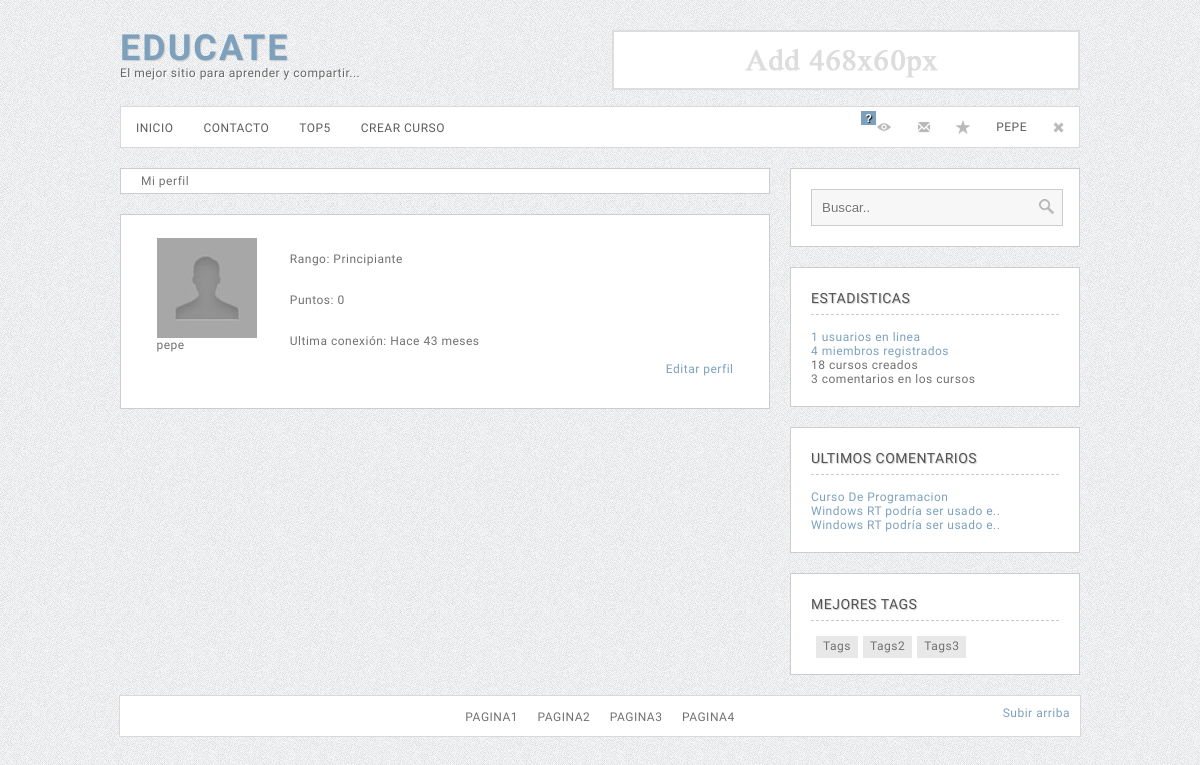
The app's page /user/perfil.php (signed in) with its own data.
### tables this page shows
CREATE TABLE `z_datos` (
  `id` int(11) NOT NULL,
  `nombre` varchar(50) NOT NULL,
  `url` varchar(100) NOT NULL,
  `email` varchar(100) NOT NULL
);

CREATE TABLE `z_users` (
  `id` int(11) NOT NULL,
  `nombre` varchar(50) NOT NULL,
  `password` varchar(60) NOT NULL,
  `recuperar` varchar(100) NOT NULL,
  `email` varchar(60) NOT NULL,
  `ultima` timestamp NOT NULL DEFAULT CURRENT_TIMESTAMP,
  `avatar` varchar(50) NOT NULL DEFAULT 'no_avatar.jpg',
  `rango` int(11) NOT NULL,
  `lema` text NOT NULL,
  `puntos` int(11) NOT NULL
);

CREATE TABLE `z_coment` (
  `id` int(11) NOT NULL,
  `autor` int(11) NOT NULL,
  `post` int(11) NOT NULL,
  `comentario` text NOT NULL
);

CREATE TABLE `z_posts` (
  `id` int(11) NOT NULL,
  `titulo` varchar(100) NOT NULL,
  `url` varchar(150) NOT NULL,
  `contenido` text NOT NULL,
  `autor` int(11) NOT NULL,
  `fecha` timestamp NOT NULL DEFAULT CURRENT_TIMESTAMP,
  `visitas` int(11) NOT NULL,
  `time` int(11) NOT NULL,
  `puntos` int(11) NOT NULL DEFAULT '0',
  `keywords` varchar(150) NOT NULL,
  `descripcion` text NOT NULL,
  `urlamigable` varchar(100) NOT NULL,
  `youtube` varchar(255) NOT NULL
);

### inc/funciones.php (called while the page is built, shortened)
<?php
if (!function_exists("GetSQLValueString")) {
function GetSQLValueString($theValue, $theType, $theDefinedValue = "", $theNotDefinedValue = "")
{
  $theValue = function_exists("mysql_real_escape_string") ? mysql_real_escape_string($theValue) : mysql_escape_string($theValue);
  switch ($theType) {
    case "text":
      $theValue = ($theValue != "") ? "'" . $theValue . "'" : "NULL";
      break;
    case "long":
    case "int":
      $theValue = ($theValue != "") ? intval($theValue) : "NULL";
      break;
  }
  return $theValue;
}
}
function UrlAmigablesInvertida($seo)
{
	global $database_conexion, $conexion;
	$query_Recordset13434 = sprintf ("SELECT z_posts.urlamigable FROM z_posts WHERE z_posts.id = '%s'" ,$seo);
	$Recordset13434 = mysql_query($query_Recordset13434, $conexion) or die(mysql_error());
	$row_Recordset13434 = mysql_fetch_assoc($Recordset13434);
    return $row_Recordset13434['urlamigable'];
}
		$query_SacarDatosWeb = "SELECT * FROM z_datos";
		$SacarDatosWeb = mysql_query($query_SacarDatosWeb, $conexion) or die(mysql_error());
		$row_SacarDatosWeb = mysql_fetch_assoc($SacarDatosWeb);
		$urlWeb=$row_SacarDatosWeb['url'];
function NotificacionesPendientes($usuario)
{
	global $database_conexion, $conexion;
	$query_DatosFuncion = sprintf("SELECT * FROM z_notifica WHERE autor = %s AND estado=0", GetSQLValueString($usuario, "int"));
	$DatosFuncion = mysql_query($query_DatosFuncion, $conexion) or die(mysql_error());
	$totalRows_DatosFuncion = mysql_num_rows($DatosFuncion);
	if ($totalRows_DatosFuncion>0) return true;
	else
	return false;
}
function nombre ($iduser){
			global $database_conexion, $conexion;
			$query_ObtenerNombre = sprintf ("SELECT z_users.nombre FROM z_users WHERE z_users.id = %s",$iduser,"int");
			$ObtenerNombre = mysql_query($query_ObtenerNombre, $conexion) or die(mysql_error());
			$row_ObtenerNombre = mysql_fetch_assoc($ObtenerNombre);
			return $row_ObtenerNombre['nombre'];
}
function saber_titulo ($idpost){
			global $database_conexion, $conexion;
			$query_ObtenerNombre = sprintf ("SELECT z_posts.titulo FROM z_posts WHERE z_posts.id = %s",$idpost,"int");
			$ObtenerNombre = mysql_query($query_ObtenerNombre, $conexion) or die(mysql_error());
			$row_ObtenerNombre = mysql_fetch_assoc($ObtenerNombre);
			return $row_ObtenerNombre['titulo'];
}
function tiempo_transcurrido($fecha) {
	$intervalos = array("segundo", "minuto", "hora", utf8_decode("día"), "semana", "mes", utf8_decode("año"));
	$duraciones = array("60","60","24","7","4.35","12");
	$ahora = time();
	$Fecha_Unix = strtotime($fecha);
	if($ahora > $Fecha_Unix) {
		  $diferencia     =$ahora - $Fecha_Unix;
		  $tiempo         = "Hace";
	} else {
		  $diferencia     = $Fecha_Unix -$ahora;
		  $tiempo         = "Dentro de";
	}
	for($j = 0; $diferencia >= $duraciones[$j] && $j < count($duraciones)-1; $j++) {
	  $diferencia /= $duraciones[$j];
	}
	$diferencia = round($diferencia);
	if($diferencia != 1) {
		$intervalos[5].="e";
		$intervalos[$j].= "s";
	}
    return "$tiempo $diferencia $intervalos[$j]";
}
function rango ($rango){
	if ($rango=1) return "Principiante";
}
$logoutAction = $_SERVER['PHP_SELF']."?doLogout=true";
?>

### Connections/conexion.php (called while the page is built, shortened)
<?php
$hostname_conexion = "localhost";
$database_conexion = "bdsistemas";
$username_conexion = "root";
$password_conexion = "";
$conexion = mysql_pconnect($hostname_conexion, $username_conexion, $password_conexion) or trigger_error(mysql_error(),E_USER_ERROR);
?>
<?php if (is_file("inc/funciones.php")){
	include ("inc/funciones.php");
	}
	else {
	include ("../inc/funciones.php");
	}
?>

### user/perfil.php (the view, shortened to what this page needs)
<?php require_once('../Connections/conexion.php');
$iddeluser= $_SESSION['MM_Id'];
		$query_SacarMiPerfil = sprintf("SELECT * FROM z_users WHERE id=%s",$iddeluser,"int");
		$SacarMiPerfil = mysql_query($query_SacarMiPerfil, $conexion) or die(mysql_error());
		$row_SacarMiPerfil = mysql_fetch_assoc($SacarMiPerfil);
?>
<!DOCTYPE html PUBLIC "-//W3C//DTD XHTML 1.0 Transitional//EN" "http://www.w3.org/TR/xhtml1/DTD/xhtml1-transitional.dtd">
<html xmlns="http://www.w3.org/1999/xhtml">
<head>
<link rel="stylesheet" type="text/css" href="../css/estilos.css"/>
</head>
<body>
<div id="principal">
  <div id="head">
    <div id="logo">
      <h1><a href="<?php echo $urlWeb ?>">eDucate</a> </h1>
      El mejor sitio para aprender y compartir...
    </div>
    <div id="add468"><img src="../img/add468.png" width="468" height="60" /></div>
  </div>
  <?php include("../inc/menu.php"); ?>
  <div id="leftt">
    <div id="section_info">Mi perfil</div>
    <div id="section_l">
      <table width="583" height="153" border="0" align="center">
        <tr>
          <td width="125" height="147" valign="top"><img src="avatar/<?php echo $row_SacarMiPerfil['avatar']; ?>" width="100" height="100" /><?php echo $row_SacarMiPerfil['nombre']; ?></td>
          <td width="442" valign="top"><table width="439" height="124" border="0">
            <tr>
              <td width="429">Rango: <?php echo rango($row_SacarMiPerfil['rango']); ?></td>
            </tr>
            <tr>
              <td>Puntos: <?php echo $row_SacarMiPerfil['puntos']; ?></td>
            </tr>
            <tr>
              <td>Ultima conexi&oacute;n: <?php echo tiempo_transcurrido($row_SacarMiPerfil['ultima']); ?></td>
            </tr>
          </table>
          <span style="float:right"><a href="editar.php">Editar perfil</a></span></td>
        </tr>
      </table>
    </div>
  </div>
  <div id="rigthh">
    <?php include("../inc/buscador.php"); ?>
    <?php include("../inc/stats.php"); ?>
    <?php include("../inc/last_com.php"); ?>
    <?php include("../inc/tags.php"); ?>
  </div>
</div><div id="footer"><div id="txt_fo"><a href="#">Pagina1</a> <a href="#">Pagina2</a> <a href="#">Pagina3</a> <a href="#">Pagina4</a></div>
<div class="item_top"><a href="" id="arriba">Subir arriba</a></div>
</div>
</body>
</html>

### inc/menu.php (shortened to what this page needs)
<div id="menu">
    <div id="item_me"><a href="<?php echo $urlWeb ?>index.php">Inicio</a></div>
    <div id="item_me"><a href="<?php echo $urlWeb ?>contacto.php">Contacto</a></div>
    <div id="item_me"><a href="<?php echo $urlWeb ?>tops.php">Top5</a></div>
  <?php   if (isset ($_SESSION['MM_Id'])){ ?>
	 <div id="item_me"><a href="<?php echo $urlWeb ?>agregar.php">Crear CURSO</a></div>
    <?php }?>
    <?php if (isset ($_SESSION['MM_Id'])){ ?>
  <div id="item_op"><a href="<?php echo $logoutAction ?>"> <img src="<?php echo $urlWeb ?>img/out.png" width="16" height="16" /></a></div>
     <div id="item_op" style="margin-top:1px"><a href="<?php echo $urlWeb ?>user/perfil.php"><?php echo nombre($_SESSION['MM_Id']) ?></a>
  </div>
    <div id="item_op"><a href="<?php echo $urlWeb ?>user/favoritos.php"><img src="<?php echo $urlWeb ?>img/fav.png" width="16" height="16" /></a></div>
   <div id="item_op">
   <a href="<?php echo $urlWeb ?>user/recibidos.php"><img  src="<?php echo $urlWeb ?>img/msn.png" width="16" height="16" /></a></div>
    <div id="item_op">
     <?php if  (NotificacionesPendientes($_SESSION['MM_Id'])){ ?>
    <div id="notifica_msn">?</div>
    <?php }?>
    <a href="<?php echo $urlWeb ?>user/notificaciones.php"><img src="<?php echo $urlWeb ?>img/notifica.png" width="16" height="16" /></a></div>
    <?php }
	else {?>
 <div id="item_op"><a href="<?php echo $urlWeb ?>user/registro.php">Registro</a></div>
    <div id="item_op"><a  onclick="javascript:ver();" style="cursor:pointer">Loguearse</a></div>
    <?php }?>
  </div>

### inc/last_com.php (shortened to what this page needs)
<?php
$maxRows_LastComents = 7;
$pageNum_LastComents = 0;
$startRow_LastComents = $pageNum_LastComents * $maxRows_LastComents;
$query_LastComents = "SELECT * FROM z_coment ORDER BY z_coment.id DESC";
$query_limit_LastComents = sprintf("%s LIMIT %d, %d", $query_LastComents, $startRow_LastComents, $maxRows_LastComents);
$LastComents = mysql_query($query_limit_LastComents, $conexion) or die(mysql_error());
$row_LastComents = mysql_fetch_assoc($LastComents);
?>
<div id="sectio_r">
      <div id="side_r">ultimos comentarios</div>
      <?php do { ?>
        <span class="txt_side"><a href="<?php echo $urlWeb ?><?php echo UrlAmigablesInvertida($row_LastComents['post']) ?>.html">
	 <?php $titulolargo=saber_titulo($row_LastComents['post']);  if ((strlen($titulolargo))> 30) { $titulolargo=substr($titulolargo, 0, 30).".."; }
 echo $titulolargo?>
  </a></span><br />
        <?php } while ($row_LastComents = mysql_fetch_assoc($LastComents)); ?>
    </div>

### css/estilos.css (style rules this page uses)
body { background: #E9E9E9 url(../img/white-texture.png) repeat; font-size: 12px; letter-spacing: 0.5px; color: #717171; font-family: 'Istok Web',arial,serif; }
html { overflow-y:scroll; }
a { text-decoration: none; color: #7da1bc; }
#principal { overflow: hidden; width: 960px; margin: 30px auto 0px auto; }
#head { height: 66px; }
#logo { float: left; color: #666; text-shadow: 1px 1px 1px #FFF; }
#logo h1 { color: #909090; margin: 0!important; line-height: 1em!important; font-size: 36px; font-style: normal; text-transform: uppercase; letter-spacing: 2px; text-shadow: 1px 1px 1px #CCC; }
#menu { background: #FFF; margin-top: 10px; height: 40px; border: 1px solid #d9d9d9; margin-bottom: 20px; }
#menu a { color: #5c5c5c; }
#leftt { float: left; width: 650px; }
#rigthh { float: right; width: 290px; }
#section_l { padding: 20px; background: #FFF; border: 1px solid #cdcdcd; margin-bottom: 20px; }
#section_info { padding: 5px 20px; background: #FFF; border: 1px solid #cdcdcd; margin-bottom: 20px; }
#sectio_r { padding: 20px; background: #FFF; border: 1px solid #cdcdcd; margin-bottom: 20px; }
#item_me { padding: 0 15px; text-transform:uppercase; float:left; line-height: 43px; }
#footer { background-color: #FFF; height: 40px; margin: auto; width: 960px; border: 1px solid #d9d9d9; margin-bottom: 30px; }
#txt_fo { text-transform: uppercase; padding-top: 14px; text-align: center; margin: 0px auto; }
#add468 { height: 60px; width: 468px; float: right; }
#txt_fo a { color: #717171; padding:0px 8px; }
#item_op { padding: 12px; text-transform:uppercase; float: right; }
#side_r { border-bottom: 1px dashed #CCC; padding-bottom: 5px; margin-top: 0px!important; margin-bottom: 15px; color: #535353; font-size:14px; line-height: 1.5em; text-transform: uppercase; font-weight: normal; text-shadow: 1px 1px 1px #CCC; }
.txt_side { margin-bottom: 5px; }
#notifica_msn { text-shadow: 1px 1px 1px #000; font-size: 11px; padding: 1px 4px; position: absolute; z-index: 999; color:#fff; margin-top: -8px; margin-left: -15px; background-color: #7da1bc; font-weight: bold; font-family:helvetica,arial,sans-serif; }
.item_top { float:right; margin-top: -18px; margin-right: 10px; }

### records on screen
z_datos: url (picture)
z_users: nombre "PEPE", avatar (placeholder picture), nombre "pepe", rango "Principiante", puntos "0", ultima "Hace 43 meses"
z_coment: post.titulo "Curso De Programacion"
z_coment: post.titulo "Windows RT podría ser usado e.."
z_coment: post.titulo "Windows RT podría ser usado e.."

### other values on screen
$totalRows_Estadisticason "1"
$totalRows_EstadisticasWeb "4"
$totalRows_EstadisticasPost "18"
$totalRows_EstadisticasCom "3"
